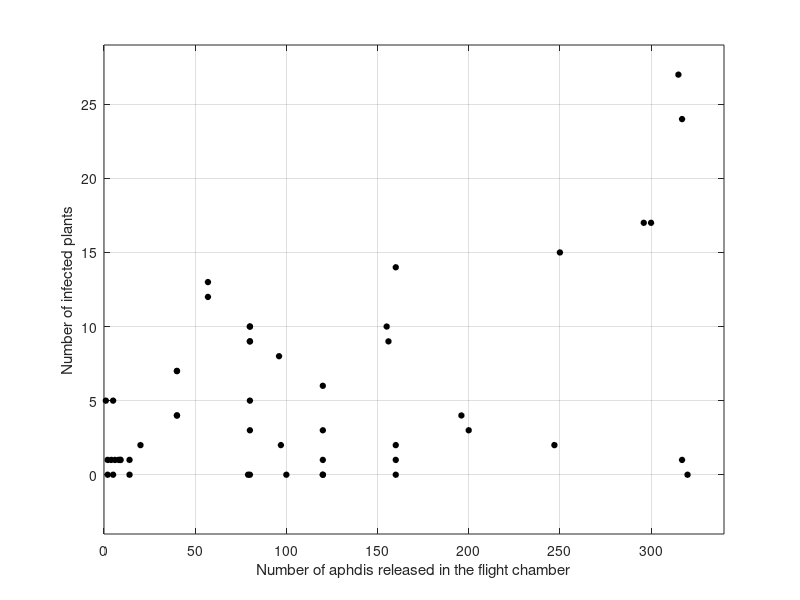

Write MATLAB code to recreate this figure. (Note: this script raises an error after producing the figure.)
%% Example - Analyis of the aphids data from:
% Turner, T. R. (2000). 
% Estimating the Propagation Rate of a Viral Infection of Potato Plants via Mixtures of Regressions. 
% Journal of the Royal Statistical Society. Series C (Applied Statistics), 49(3), 371–384. 
% http://www.jstor.org/stable/2680771

% Start with a clean workspace
clear;

% Load the data set
load aphids.mat;
NumAphids = aphids(:,1);
NumInfected = aphids(:,2);

% Visualise the data
plot(NumAphids, NumInfected, 'ko', ...
    'MarkerSize',4, 'MarkerFaceColor','k','MarkerEdgeColor','k');
xlim([0 340]); ylim([-4 29]); grid on;
xlabel('Number of aphdis released in the flight chamber');
ylabel('Number of infected plants');
set(gcf,'color','w');
hold on;

% Fit a mixture of linear regression models
% Following Turner (2000), we do not model the first column (Num. aphids)
% and instead assume the second column (Num. infected) follows a 
% mixture of Gaussian linear regressions. We use the keyword 'skip' to
% tell snob which columns can be ignored. Alternatively, we may choose to
% model the first column as a, say, normal distribution.
% Note that we start with 4 classes and let snob automatically choose the 
% number of classes.
mm = snob(aphids, {'skip', 1, 'linreg', [2 1]}, 'k', 4, 'display', false);

% Plot fitted regression lines
N = 100;
n = length(NumAphids);
x = linspace(1,350,N)';
mu = zeros(N, mm.nClasses);
res = zeros(n, mm.nClasses);
fit = zeros(n, mm.nClasses);
for k = 1:mm.nClasses
    m = mm.class{k}.model{end};
    b0  = m.theta(2);
    b   = m.theta(3:end);
    mu(:,k)  = b0 + x*b;
    fit(:,k) = b0 + NumAphids*b;
    res(:,k) = (NumInfected - fit(:,k));
end
plot(x, mu, '--', 'LineWidth', 1, 'Color','b');
hold off;

% Determine size of each plot point
scale = mm.r;

% Diagnostic plot: number of aphids vs residuals
figure;
scatter(NumAphids, res, scale*10, 'k', 'filled');
xlim([0 340]); ylim([-22 24]); grid;
xlabel('Number of aphdis released in the flight chamber');
ylabel('Residuals');
grid on; box on;
set(gcf,'color','w');

% Diagnostic plot: fitted values vs residuals
figure;
scatter(fit, res, scale*10, 'k', 'filled');
xlim([0 27]); ylim([-8 24]); grid;
xlabel('Fitted values');
ylabel('Residuals');
grid on; box on;
set(gcf,'color','w');



